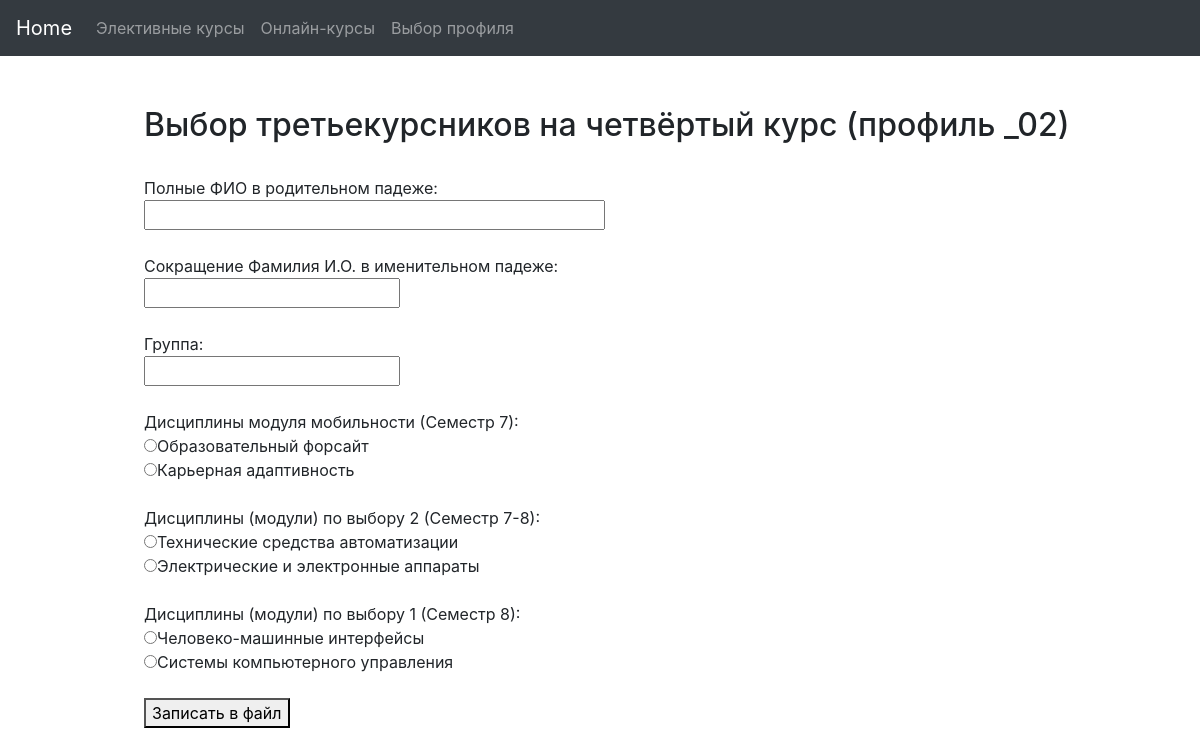
Screenshot of /Applications/402 with the database file from the repository.
### Home/models.py (models this page shows, shortened)
class A402(models.Model):
	name = models.TextField()
	val = models.TextField()

### Home/views.py (the view)
# urls.py: path('Applications/402', views.Ap402.as_view(), name='A402_url'),
class Ap402(View):
	def get(self, request):
		form = McForm()
		s1 = A402.objects.all()[:2]
		s2 = A402.objects.all()[2:4]
		s3 = A402.objects.all()[4:6]
		return render(request, 'Home/4-02.html', context={'form': form,
														 's1': s1,
														 's2': s2,
														 's3': s3})

### Home/forms.py
class McForm(forms.Form):
	FIO = forms.CharField(
		max_length = 200,
		label="Полные ФИО в родительном падеже",
		widget=forms.TextInput(attrs={'size': '40'})
	)
	FIO2 = forms.CharField(
		max_length = 200,
		label = "Сокращенные Фамилия И.О. в именительном падеже"
	)
	group = forms.CharField(
		max_length = 200,
		label = "Введите номер группы"
	)

### Home/templates/Home/4-02.html (shortened to what this page needs)
{% extends 'base_.html' %}
		{% block content %}
			<form action="file402" method="post">
			<h2>Выбор третьекурсников на четвёртый курс (профиль _02)</h2><br>
			Полные ФИО в родительном падеже:<br>{{ form.FIO }}<br><br>
			Сокращение Фамилия И.О. в именительном падеже:<br>{{ form.FIO2 }}<br><br>
			Группа:<br>{{ form.group }}<br><br>
			Дисциплины модуля мобильности (Семестр 7):<br>
			{% for s in s1 %}
			<input type="radio" name="sem7" value="{{s.val}}" required>{{s.name}}<br>
			{% endfor %}<br>
			Дисциплины (модули) по выбору 2 (Семестр 7-8):<br>
			{% for s in s2 %}
			<input type="radio" name="sem78" value="{{s.val}}" required>{{s.name}}<br>
			{% endfor %}<br>
			Дисциплины (модули) по выбору 1 (Семестр 8):<br>
			{% for s in s3 %}
			<input type="radio" name="sem8" value="{{s.val}}" required>{{s.name}}<br>
			{% endfor %}<br>
			<button type="submit">Записать в файл</button>
			</form>
		{% endblock %}

### rows the page displays
A402: name "Образовательный форсайт"
A402: name "Карьерная адаптивность"
A402: name "Технические средства автоматизации"
A402: name "Электрические и электронные аппараты"
A402: name "Человеко-машинные интерфейсы"
A402: name "Системы компьютерного управления"
